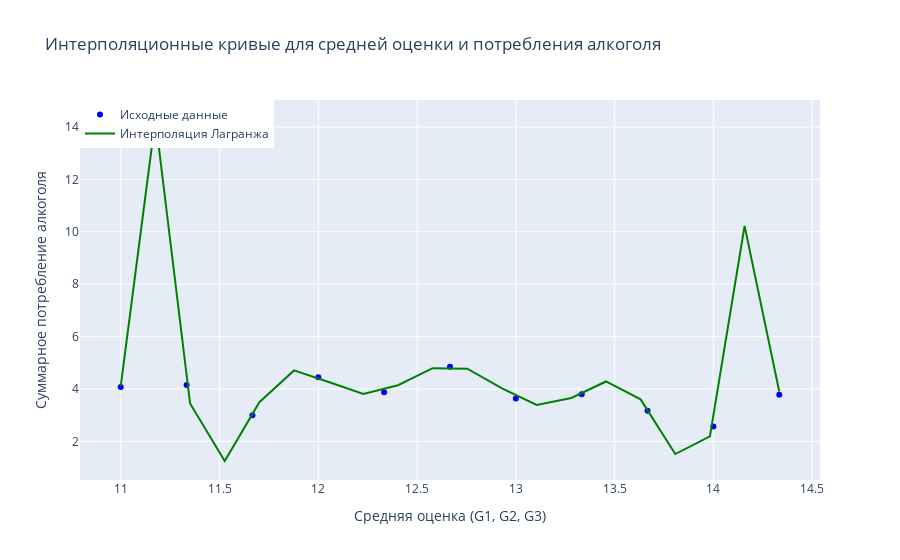

Notebook source saved alongside this figure:
### Markdown cell above
Задание
----
![Alt text](image-1.png)

### Code cell
# Вычисляем среднюю оценку
df['average_grade'] = (df['G1'] + df['G2'] + df['G3']) / 3

# Вычисляем суммарное потребление алкоголя
df['total_alcohol_consumption'] = df['Dalc'] + df['Walc']

# Усредняем соответствующие y-значения для одинаковых x
df_grouped = df.groupby('average_grade')['total_alcohol_consumption'].mean().reset_index()

# Выбираем данные для интерполяции
x = df_grouped['average_grade'][29:40].to_numpy()
y = df_grouped['total_alcohol_consumption'][29:40].to_numpy()

# x = np.array([0, 1, 1.5, 2, 3])
# y = np.array([2, 8, 12, 10, 20])

# Создаем точки для интерполяции
x_interp = np.linspace(min(x), max(x), 20)

# Интерполяция Лагранжа
lagrange_poly = lagrange(x, y)
y_interp_lagrange = lagrange_poly(x_interp)

# Создаем графики Plotly
trace_original = go.Scatter(
    x=x,
    y=y,
    mode='markers',
    name='Исходные данные',
    marker=dict(color='blue', symbol='circle'),
)

trace_interpolated = go.Scatter(
    x=x_interp,
    y=y_interp_lagrange,
    mode='lines',
    name='Интерполяция Лагранжа',
    line=dict(color='green'),
)

layout = go.Layout(
    title='Интерполяционные кривые для средней оценки и потребления алкоголя',
    xaxis=dict(title='Средняя оценка (G1, G2, G3)'),
    yaxis=dict(title='Суммарное потребление алкоголя'),
    legend=dict(x=0, y=1),
)

fig = go.Figure(data=[trace_original, trace_interpolated], layout=layout)
fig.show()

### Figure 1 — Plotly figure (JSON) as saved in the notebook; plotly's stock layout.template omitted (floating-point values rounded to 4 significant figures)
{"data": [{"marker": {"color": "blue", "symbol": "circle"}, "mode": "markers", "name": "Исходные данные", "type": "scatter", "x": [11, 11.33, 11.67, 12, 12.33, 12.67, 13, 13.33, 13.67, 14, 14.33], "y": [4.077, 4.154, 3, 4.444, 3.875, 4.846, 3.636, 3.8, 3.167, 2.571, 3.778]}, {"line": {"color": "green"}, "mode": "lines", "name": "Интерполяция Лагранжа", "type": "scatter", "x": [11, 11.18, 11.35, 11.53, 11.7, 11.88, 12.05, 12.23, 12.4, 12.58, 12.75, 12.93, 13.11, 13.28, 13.46, 13.63, 13.81, 13.98, 14.16, 14.33], "y": [4.105, 14.3, 3.445, 1.251, 3.493, 4.709, 4.268, 3.811, 4.145, 4.793, 4.774, 4.022, 3.388, 3.655, 4.286, 3.604, 1.518, 2.191, 10.22, 3.905]}], "layout": {"legend": {"x": 0, "y": 1}, "title": {"text": "Интерполяционные кривые для средней оценки и потребления алкоголя"}, "xaxis": {"title": {"text": "Средняя оценка (G1, G2, G3)"}}, "yaxis": {"title": {"text": "Суммарное потребление алкоголя"}}}}
